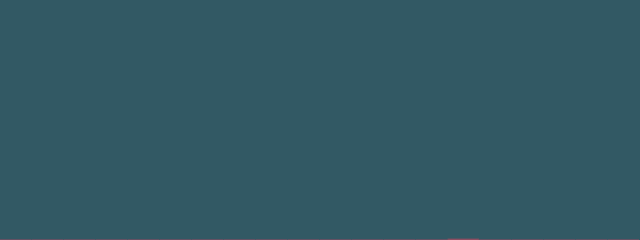
Frame 1 (no input)
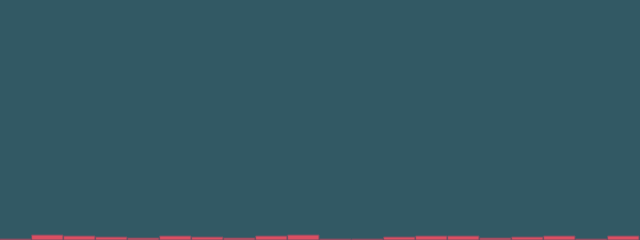
Frame 60 (no input)
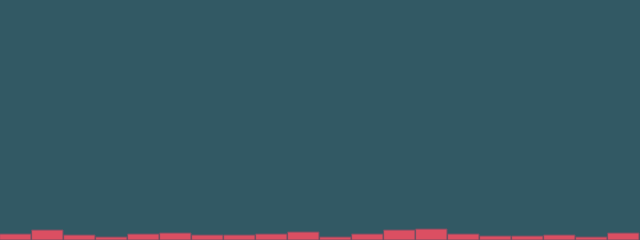
Frame 120 (the mouse pressed at the canvas centre since frame 60)

The p5.js sketch that drew these frames (run headless with seeded random() and noise() and a simulated clock; from frame 60 on, the mouse is pressed at the canvas centre):

// p5.js sketch
// ── sketch.js
function setup() {
  createCanvas(640, 240)

  this.randomCounts = []
  this.randomCountLength = 20
  for (i = 0; i < this.randomCountLength; i++) {
    this.randomCounts[i] = 0
  }
}

function draw() {
  background(50, 89, 100)

  stroke(119, 79, 98)
  fill(219, 79, 98)

  index = int(random(20))
  this.randomCounts[index]++

  w = width/this.randomCountLength

  for (i = 0; i < this.randomCountLength; i++) {
    rect(i*w, height-this.randomCounts[i], w-1, this.randomCounts[i])
  }
}
